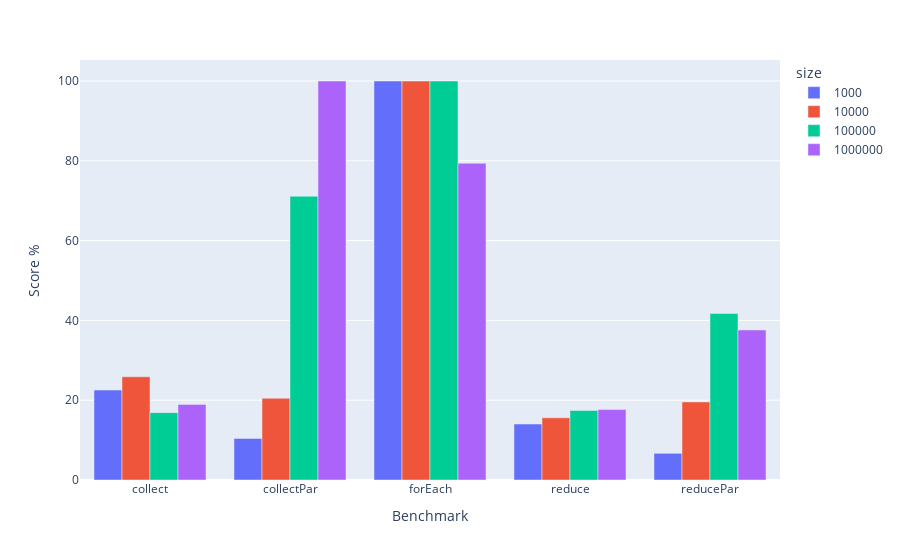

Notebook code cell kept with this figure:
### Code cell
chart.write_image(f'img/{benchmark}.png',width='700')
chart

### Figure 1 — Plotly figure (JSON) as saved in the notebook; plotly's stock layout.template omitted (floating-point values rounded to 4 significant figures)
{"data": [{"alignmentgroup": "True", "hovertemplate": "size=1000<br>Benchmark=%{x}<br>Score %=%{y}<extra></extra>", "legendgroup": "1000", "marker": {"color": "#636efa", "pattern": {"shape": ""}}, "name": "1000", "offsetgroup": "1000", "orientation": "v", "showlegend": true, "textposition": "auto", "type": "bar", "x": ["collect", "collectPar", "forEach", "reduce", "reducePar"], "xaxis": "x", "y": [22.55, 10.43, 100, 14.03, 6.695], "yaxis": "y"}, {"alignmentgroup": "True", "hovertemplate": "size=10000<br>Benchmark=%{x}<br>Score %=%{y}<extra></extra>", "legendgroup": "10000", "marker": {"color": "#EF553B", "pattern": {"shape": ""}}, "name": "10000", "offsetgroup": "10000", "orientation": "v", "showlegend": true, "textposition": "auto", "type": "bar", "x": ["collect", "collectPar", "forEach", "reduce", "reducePar"], "xaxis": "x", "y": [25.87, 20.48, 100, 15.59, 19.56], "yaxis": "y"}, {"alignmentgroup": "True", "hovertemplate": "size=100000<br>Benchmark=%{x}<br>Score %=%{y}<extra></extra>", "legendgroup": "100000", "marker": {"color": "#00cc96", "pattern": {"shape": ""}}, "name": "100000", "offsetgroup": "100000", "orientation": "v", "showlegend": true, "textposition": "auto", "type": "bar", "x": ["collect", "collectPar", "forEach", "reduce", "reducePar"], "xaxis": "x", "y": [16.88, 71.11, 100, 17.42, 41.72], "yaxis": "y"}, {"alignmentgroup": "True", "hovertemplate": "size=1000000<br>Benchmark=%{x}<br>Score %=%{y}<extra></extra>", "legendgroup": "1000000", "marker": {"color": "#ab63fa", "pattern": {"shape": ""}}, "name": "1000000", "offsetgroup": "1000000", "orientation": "v", "showlegend": true, "textposition": "auto", "type": "bar", "x": ["collect", "collectPar", "forEach", "reduce", "reducePar"], "xaxis": "x", "y": [18.94, 100, 79.39, 17.65, 37.6], "yaxis": "y"}], "layout": {"autosize": true, "barmode": "group", "legend": {"title": {"text": "size"}, "tracegroupgap": 0}, "margin": {"t": 60}, "xaxis": {"anchor": "y", "autorange": true, "domain": [0, 1], "range": [-0.5, 4.5], "title": {"text": "Benchmark"}, "type": "category"}, "yaxis": {"anchor": "x", "autorange": true, "domain": [0, 1], "range": [0, 105.3], "title": {"text": "Score %"}, "type": "linear"}}}
